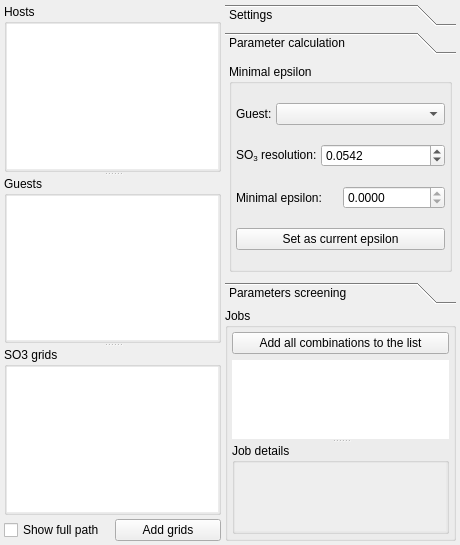
<?xml version="1.0" encoding="UTF-8"?>
<ui version="4.0">
 <class>ExperimentTab</class>
 <widget class="QWidget" name="ExperimentTab">
  <property name="geometry">
   <rect>
    <x>0</x>
    <y>0</y>
    <width>460</width>
    <height>545</height>
   </rect>
  </property>
  <property name="windowTitle">
   <string>Form</string>
  </property>
  <layout class="QHBoxLayout" name="layout1">
   <property name="spacing">
    <number>4</number>
   </property>
   <property name="leftMargin">
    <number>4</number>
   </property>
   <property name="topMargin">
    <number>4</number>
   </property>
   <property name="rightMargin">
    <number>4</number>
   </property>
   <property name="bottomMargin">
    <number>4</number>
   </property>
   <item>
    <layout class="QVBoxLayout" name="layout7">
     <property name="spacing">
      <number>4</number>
     </property>
     <item>
      <widget class="QSplitter" name="host_guest_grid_splitter">
       <property name="orientation">
        <enum>Qt::Vertical</enum>
       </property>
       <widget class="QGroupBox" name="hosts_group_box">
        <property name="title">
         <string>Hosts</string>
        </property>
        <layout class="QVBoxLayout" name="layout6">
         <property name="spacing">
          <number>4</number>
         </property>
         <property name="leftMargin">
          <number>0</number>
         </property>
         <property name="topMargin">
          <number>0</number>
         </property>
         <property name="rightMargin">
          <number>0</number>
         </property>
         <property name="bottomMargin">
          <number>0</number>
         </property>
         <item>
          <widget class="CustomListWidget" name="hosts_list_widget">
           <property name="frameShape">
            <enum>QFrame::NoFrame</enum>
           </property>
           <property name="selectionMode">
            <enum>QAbstractItemView::ExtendedSelection</enum>
           </property>
           <property name="batchSize">
            <number>97</number>
           </property>
          </widget>
         </item>
        </layout>
       </widget>
       <widget class="QGroupBox" name="guests_group_box">
        <property name="title">
         <string>Guests</string>
        </property>
        <layout class="QVBoxLayout" name="layout5">
         <property name="spacing">
          <number>4</number>
         </property>
         <property name="leftMargin">
          <number>0</number>
         </property>
         <property name="topMargin">
          <number>0</number>
         </property>
         <property name="rightMargin">
          <number>0</number>
         </property>
         <property name="bottomMargin">
          <number>0</number>
         </property>
         <item>
          <widget class="CustomListWidget" name="guests_list_widget">
           <property name="frameShape">
            <enum>QFrame::NoFrame</enum>
           </property>
           <property name="selectionMode">
            <enum>QAbstractItemView::ExtendedSelection</enum>
           </property>
          </widget>
         </item>
        </layout>
       </widget>
       <widget class="QGroupBox" name="grids_group_box">
        <property name="title">
         <string>SO3 grids</string>
        </property>
        <layout class="QVBoxLayout" name="layout4">
         <property name="spacing">
          <number>4</number>
         </property>
         <property name="leftMargin">
          <number>0</number>
         </property>
         <property name="topMargin">
          <number>0</number>
         </property>
         <property name="rightMargin">
          <number>0</number>
         </property>
         <property name="bottomMargin">
          <number>0</number>
         </property>
         <item>
          <widget class="CustomListWidget" name="grids_list_widget">
           <property name="frameShape">
            <enum>QFrame::NoFrame</enum>
           </property>
           <property name="selectionMode">
            <enum>QAbstractItemView::ExtendedSelection</enum>
           </property>
          </widget>
         </item>
        </layout>
       </widget>
      </widget>
     </item>
     <item>
      <layout class="QHBoxLayout" name="layout8">
       <item>
        <widget class="QCheckBox" name="show_full_path_check_box">
         <property name="text">
          <string>Show full path</string>
         </property>
        </widget>
       </item>
       <item>
        <widget class="QPushButton" name="add_grids_button">
         <property name="text">
          <string>Add grids</string>
         </property>
        </widget>
       </item>
      </layout>
     </item>
    </layout>
   </item>
   <item>
    <layout class="QVBoxLayout" name="layout9" stretch="0,1">
     <property name="spacing">
      <number>4</number>
     </property>
     <item>
      <widget class="QToolBox" name="toolBox">
       <property name="minimumSize">
        <size>
         <width>0</width>
         <height>300</height>
        </size>
       </property>
       <property name="currentIndex">
        <number>1</number>
       </property>
       <property name="tabSpacing">
        <number>6</number>
       </property>
       <widget class="QWidget" name="settings_widget">
        <property name="geometry">
         <rect>
          <x>0</x>
          <y>0</y>
          <width>224</width>
          <height>224</height>
         </rect>
        </property>
        <attribute name="label">
         <string>Settings</string>
        </attribute>
        <layout class="QVBoxLayout" name="verticalLayout_2">
         <property name="spacing">
          <number>8</number>
         </property>
         <property name="leftMargin">
          <number>4</number>
         </property>
         <property name="topMargin">
          <number>4</number>
         </property>
         <property name="rightMargin">
          <number>4</number>
         </property>
         <property name="bottomMargin">
          <number>4</number>
         </property>
         <item>
          <widget class="QGroupBox" name="caging_parameters_group_box">
           <property name="title">
            <string>Caging parameters</string>
           </property>
           <layout class="QGridLayout" name="layout10">
            <property name="leftMargin">
             <number>4</number>
            </property>
            <property name="topMargin">
             <number>4</number>
            </property>
            <property name="rightMargin">
             <number>4</number>
            </property>
            <property name="bottomMargin">
             <number>4</number>
            </property>
            <property name="spacing">
             <number>4</number>
            </property>
            <item row="0" column="1">
             <widget class="QDoubleSpinBox" name="epsilon_spin_box">
              <property name="minimum">
               <double>0.000000000000000</double>
              </property>
              <property name="maximum">
               <double>2.000000000000000</double>
              </property>
              <property name="singleStep">
               <double>0.010000000000000</double>
              </property>
              <property name="value">
               <double>0.360000000000000</double>
              </property>
             </widget>
            </item>
            <item row="0" column="0">
             <widget class="QLabel" name="static1">
              <property name="text">
               <string>Epsilon:</string>
              </property>
             </widget>
            </item>
            <item row="1" column="0">
             <widget class="QLabel" name="static2">
              <property name="text">
               <string>Infinity:</string>
              </property>
             </widget>
            </item>
            <item row="1" column="1">
             <widget class="QDoubleSpinBox" name="infinity_spin_box">
              <property name="decimals">
               <number>0</number>
              </property>
              <property name="minimum">
               <double>1.000000000000000</double>
              </property>
              <property name="maximum">
               <double>100000000.000000000000000</double>
              </property>
              <property name="singleStep">
               <double>1000.000000000000000</double>
              </property>
              <property name="value">
               <double>100000.000000000000000</double>
              </property>
             </widget>
            </item>
           </layout>
          </widget>
         </item>
         <item>
          <widget class="QGroupBox" name="jobs_settings_group_box">
           <property name="title">
            <string>Job settings</string>
           </property>
           <layout class="QVBoxLayout" name="layout11">
            <property name="spacing">
             <number>4</number>
            </property>
            <property name="leftMargin">
             <number>4</number>
            </property>
            <property name="topMargin">
             <number>4</number>
            </property>
            <property name="rightMargin">
             <number>4</number>
            </property>
            <property name="bottomMargin">
             <number>4</number>
            </property>
            <item>
             <widget class="QRadioButton" name="single_process_radio_button">
              <property name="text">
               <string>Run in this process</string>
              </property>
              <attribute name="buttonGroup">
               <string notr="true">job_process_button_group</string>
              </attribute>
             </widget>
            </item>
            <item>
             <widget class="QRadioButton" name="multi_process_radio_button">
              <property name="text">
               <string>Run in separate processes</string>
              </property>
              <property name="checked">
               <bool>true</bool>
              </property>
              <attribute name="buttonGroup">
               <string notr="true">job_process_button_group</string>
              </attribute>
             </widget>
            </item>
            <item>
             <widget class="Line" name="static3">
              <property name="orientation">
               <enum>Qt::Horizontal</enum>
              </property>
             </widget>
            </item>
            <item>
             <widget class="QCheckBox" name="save_to_file_check_box">
              <property name="text">
               <string>Back up job results to file</string>
              </property>
              <property name="checked">
               <bool>true</bool>
              </property>
             </widget>
            </item>
           </layout>
          </widget>
         </item>
        </layout>
       </widget>
       <widget class="QWidget" name="calculation_widget">
        <property name="geometry">
         <rect>
          <x>0</x>
          <y>0</y>
          <width>233</width>
          <height>207</height>
         </rect>
        </property>
        <attribute name="label">
         <string>Parameter calculation</string>
        </attribute>
        <layout class="QVBoxLayout" name="layout15">
         <property name="spacing">
          <number>4</number>
         </property>
         <property name="leftMargin">
          <number>4</number>
         </property>
         <property name="topMargin">
          <number>4</number>
         </property>
         <property name="rightMargin">
          <number>4</number>
         </property>
         <property name="bottomMargin">
          <number>4</number>
         </property>
         <item>
          <widget class="QGroupBox" name="epsilon_calculation_group_box">
           <property name="title">
            <string>Minimal epsilon</string>
           </property>
           <layout class="QVBoxLayout" name="layout17">
            <property name="spacing">
             <number>4</number>
            </property>
            <property name="leftMargin">
             <number>4</number>
            </property>
            <property name="topMargin">
             <number>4</number>
            </property>
            <property name="rightMargin">
             <number>4</number>
            </property>
            <property name="bottomMargin">
             <number>4</number>
            </property>
            <item>
             <layout class="QHBoxLayout" name="layout16" stretch="0,1">
              <item>
               <widget class="QLabel" name="static8">
                <property name="text">
                 <string>Guest:</string>
                </property>
               </widget>
              </item>
              <item>
               <widget class="QComboBox" name="guests_combo_box"/>
              </item>
             </layout>
            </item>
            <item>
             <layout class="QHBoxLayout" name="layout18" stretch="0,1">
              <item>
               <widget class="QLabel" name="static9">
                <property name="text">
                 <string>&lt;html&gt;&lt;head/&gt;&lt;body&gt;&lt;p&gt;SO&lt;span style=&quot; vertical-align:sub;&quot;&gt;3&lt;/span&gt; resolution:&lt;/p&gt;&lt;/body&gt;&lt;/html&gt;</string>
                </property>
               </widget>
              </item>
              <item>
               <widget class="QDoubleSpinBox" name="grid_resolution_spin_box">
                <property name="decimals">
                 <number>4</number>
                </property>
                <property name="maximum">
                 <double>1.000000000000000</double>
                </property>
                <property name="singleStep">
                 <double>0.000100000000000</double>
                </property>
                <property name="value">
                 <double>0.054200000000000</double>
                </property>
               </widget>
              </item>
             </layout>
            </item>
            <item>
             <layout class="QHBoxLayout" name="layout19">
              <item>
               <widget class="QLabel" name="static10">
                <property name="text">
                 <string>Minimal epsilon:</string>
                </property>
               </widget>
              </item>
              <item>
               <widget class="QDoubleSpinBox" name="minimal_epsilon_spin_box">
                <property name="enabled">
                 <bool>true</bool>
                </property>
                <property name="readOnly">
                 <bool>true</bool>
                </property>
                <property name="decimals">
                 <number>4</number>
                </property>
                <property name="maximum">
                 <double>2.000000000000000</double>
                </property>
               </widget>
              </item>
             </layout>
            </item>
            <item>
             <widget class="QPushButton" name="set_minimal_epsilon_spin_box">
              <property name="text">
               <string>Set as current epsilon</string>
              </property>
             </widget>
            </item>
           </layout>
          </widget>
         </item>
        </layout>
       </widget>
       <widget class="QWidget" name="screening_widget">
        <property name="geometry">
         <rect>
          <x>0</x>
          <y>0</y>
          <width>219</width>
          <height>212</height>
         </rect>
        </property>
        <attribute name="label">
         <string>Parameters screening</string>
        </attribute>
        <layout class="QVBoxLayout" name="layout13">
         <property name="leftMargin">
          <number>4</number>
         </property>
         <property name="topMargin">
          <number>4</number>
         </property>
         <property name="rightMargin">
          <number>4</number>
         </property>
         <property name="bottomMargin">
          <number>4</number>
         </property>
         <item>
          <widget class="QGroupBox" name="epsilon_screening_group_box">
           <property name="title">
            <string>Epsilon</string>
           </property>
           <property name="checkable">
            <bool>true</bool>
           </property>
           <property name="checked">
            <bool>false</bool>
           </property>
           <layout class="QGridLayout" name="layout14">
            <property name="leftMargin">
             <number>4</number>
            </property>
            <property name="topMargin">
             <number>4</number>
            </property>
            <property name="rightMargin">
             <number>4</number>
            </property>
            <property name="bottomMargin">
             <number>4</number>
            </property>
            <property name="spacing">
             <number>4</number>
            </property>
            <item row="7" column="0" colspan="2">
             <widget class="QRadioButton" name="incremental_screening_radio_button">
              <property name="text">
               <string>Incremental screen</string>
              </property>
              <property name="checked">
               <bool>true</bool>
              </property>
              <attribute name="buttonGroup">
               <string notr="true">epsilon_screening_button_group</string>
              </attribute>
             </widget>
            </item>
            <item row="3" column="1">
             <widget class="QDoubleSpinBox" name="minimum_epsilon_spin_box">
              <property name="maximum">
               <double>2.000000000000000</double>
              </property>
              <property name="singleStep">
               <double>0.010000000000000</double>
              </property>
             </widget>
            </item>
            <item row="11" column="1">
             <widget class="QDoubleSpinBox" name="binary_search_precision_spin_box">
              <property name="enabled">
               <bool>false</bool>
              </property>
              <property name="maximum">
               <double>2.000000000000000</double>
              </property>
              <property name="singleStep">
               <double>0.010000000000000</double>
              </property>
              <property name="value">
               <double>0.010000000000000</double>
              </property>
             </widget>
            </item>
            <item row="3" column="0">
             <widget class="QLabel" name="static4">
              <property name="text">
               <string>min:</string>
              </property>
             </widget>
            </item>
            <item row="8" column="0">
             <widget class="QLabel" name="static6">
              <property name="enabled">
               <bool>false</bool>
              </property>
              <property name="text">
               <string>step:</string>
              </property>
             </widget>
            </item>
            <item row="6" column="0">
             <widget class="QLabel" name="static5">
              <property name="text">
               <string>max:</string>
              </property>
             </widget>
            </item>
            <item row="11" column="0">
             <widget class="QLabel" name="static7">
              <property name="enabled">
               <bool>false</bool>
              </property>
              <property name="text">
               <string>precision:</string>
              </property>
             </widget>
            </item>
            <item row="8" column="1">
             <widget class="QDoubleSpinBox" name="epsilon_step_spin_box">
              <property name="enabled">
               <bool>false</bool>
              </property>
              <property name="minimum">
               <double>0.010000000000000</double>
              </property>
              <property name="maximum">
               <double>2.000000000000000</double>
              </property>
              <property name="singleStep">
               <double>0.010000000000000</double>
              </property>
              <property name="value">
               <double>0.100000000000000</double>
              </property>
             </widget>
            </item>
            <item row="6" column="1">
             <widget class="QDoubleSpinBox" name="maximum_epsilon_spin_box">
              <property name="maximum">
               <double>2.000000000000000</double>
              </property>
              <property name="singleStep">
               <double>0.010000000000000</double>
              </property>
              <property name="value">
               <double>2.000000000000000</double>
              </property>
             </widget>
            </item>
            <item row="10" column="0" colspan="2">
             <widget class="QRadioButton" name="binary_search_radio_button">
              <property name="enabled">
               <bool>false</bool>
              </property>
              <property name="text">
               <string>Search of result change</string>
              </property>
              <property name="checked">
               <bool>false</bool>
              </property>
              <attribute name="buttonGroup">
               <string notr="true">epsilon_screening_button_group</string>
              </attribute>
             </widget>
            </item>
           </layout>
          </widget>
         </item>
        </layout>
       </widget>
      </widget>
     </item>
     <item>
      <widget class="QGroupBox" name="jobs_group_box">
       <property name="title">
        <string>Jobs</string>
       </property>
       <layout class="QVBoxLayout" name="layout2">
        <property name="leftMargin">
         <number>4</number>
        </property>
        <property name="topMargin">
         <number>4</number>
        </property>
        <property name="rightMargin">
         <number>4</number>
        </property>
        <property name="bottomMargin">
         <number>4</number>
        </property>
        <item>
         <widget class="QPushButton" name="add_jobs_button">
          <property name="text">
           <string>Add all combinations to the list</string>
          </property>
         </widget>
        </item>
        <item>
         <widget class="QSplitter" name="job_splitter">
          <property name="orientation">
           <enum>Qt::Vertical</enum>
          </property>
          <widget class="QListWidget" name="jobs_list_widget">
           <property name="font">
            <font>
             <family>Abyssinica SIL</family>
             <pointsize>9</pointsize>
            </font>
           </property>
           <property name="frameShape">
            <enum>QFrame::NoFrame</enum>
           </property>
           <property name="selectionMode">
            <enum>QAbstractItemView::ExtendedSelection</enum>
           </property>
           <property name="viewMode">
            <enum>QListView::ListMode</enum>
           </property>
          </widget>
          <widget class="QGroupBox" name="job_details_group_box">
           <property name="title">
            <string>Job details</string>
           </property>
           <layout class="QVBoxLayout" name="layout3">
            <property name="spacing">
             <number>4</number>
            </property>
            <property name="leftMargin">
             <number>0</number>
            </property>
            <property name="topMargin">
             <number>0</number>
            </property>
            <property name="rightMargin">
             <number>0</number>
            </property>
            <property name="bottomMargin">
             <number>0</number>
            </property>
            <item>
             <widget class="QTextEdit" name="job_details_edit">
              <property name="palette">
               <palette>
                <active>
                 <colorrole role="Base">
                  <brush brushstyle="SolidPattern">
                   <color alpha="255">
                    <red>238</red>
                    <green>238</green>
                    <blue>238</blue>
                   </color>
                  </brush>
                 </colorrole>
                </active>
                <inactive>
                 <colorrole role="Base">
                  <brush brushstyle="SolidPattern">
                   <color alpha="255">
                    <red>238</red>
                    <green>238</green>
                    <blue>238</blue>
                   </color>
                  </brush>
                 </colorrole>
                </inactive>
                <disabled>
                 <colorrole role="Base">
                  <brush brushstyle="SolidPattern">
                   <color alpha="255">
                    <red>238</red>
                    <green>238</green>
                    <blue>238</blue>
                   </color>
                  </brush>
                 </colorrole>
                </disabled>
               </palette>
              </property>
              <property name="frameShape">
               <enum>QFrame::NoFrame</enum>
              </property>
              <property name="readOnly">
               <bool>true</bool>
              </property>
             </widget>
            </item>
           </layout>
          </widget>
         </widget>
        </item>
       </layout>
      </widget>
     </item>
    </layout>
   </item>
  </layout>
 </widget>
 <customwidgets>
  <customwidget>
   <class>CustomListWidget</class>
   <extends>QListWidget</extends>
   <header>ui/widgets/custom_list_widget.h</header>
  </customwidget>
 </customwidgets>
 <resources/>
 <connections/>
 <buttongroups>
  <buttongroup name="epsilon_screening_button_group"/>
  <buttongroup name="job_process_button_group"/>
 </buttongroups>
</ui>
